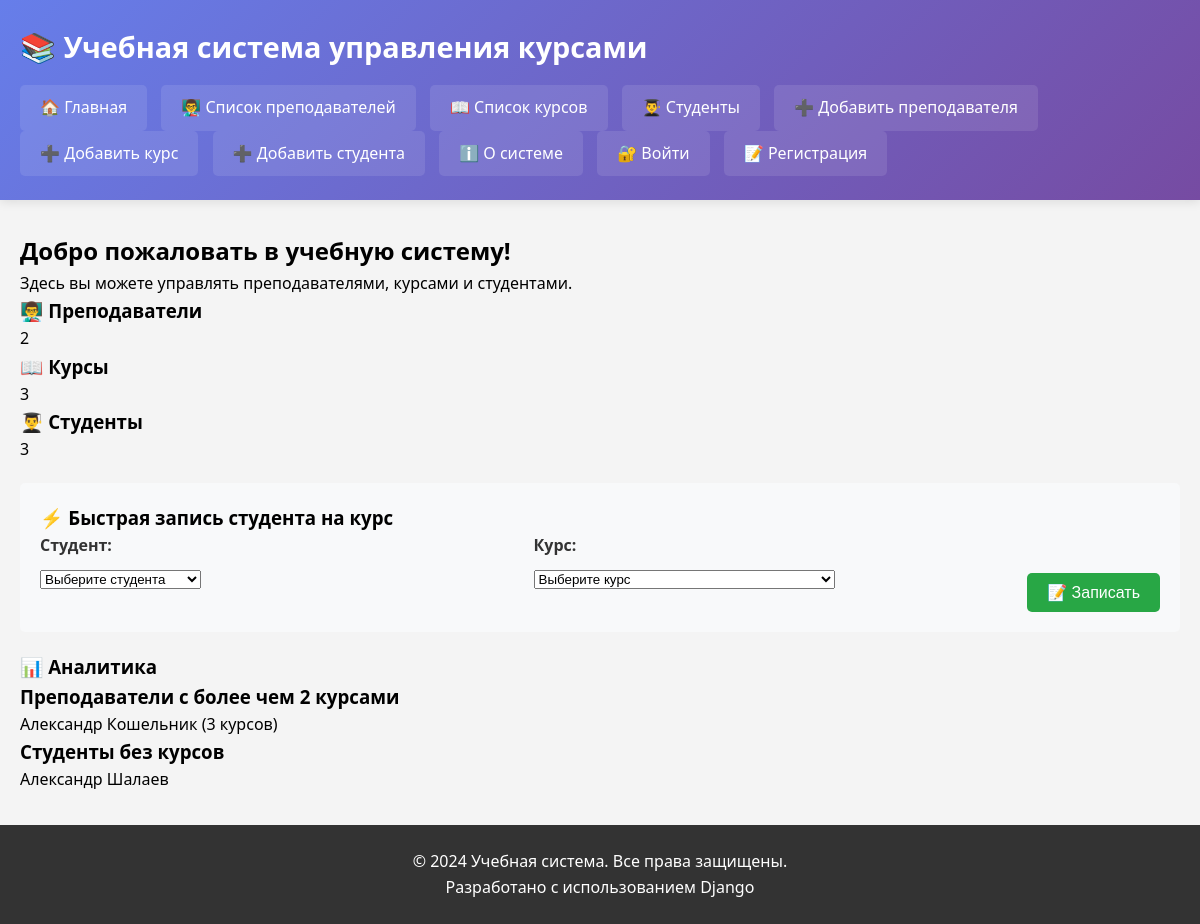
The app's page /, older data.
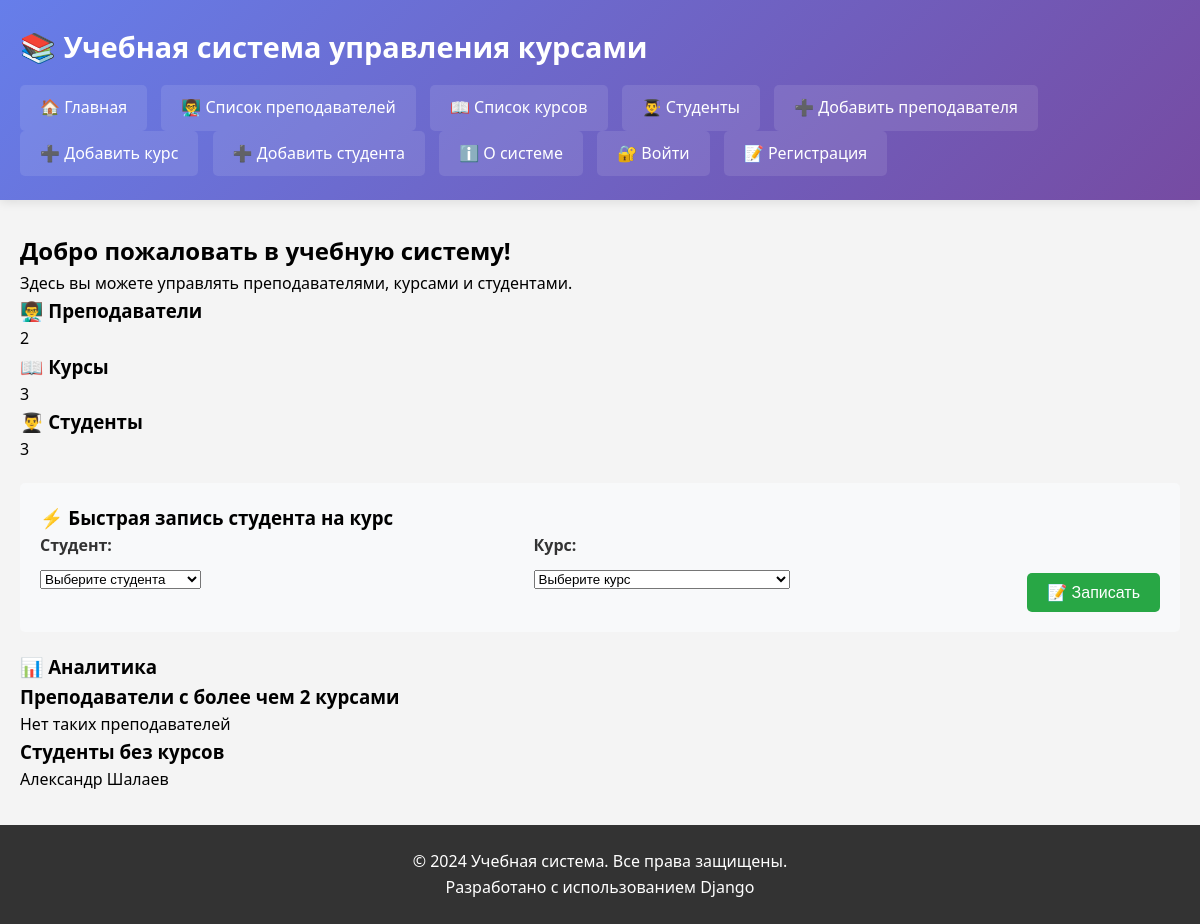
The same page, newer data.
### schedule/models.py (models this page shows, shortened)
class Teacher(models.Model):
    first_name = models.CharField(max_length=100, verbose_name="Имя")
    last_name = models.CharField(max_length=100, verbose_name="Фамилия")
    email = models.EmailField(
        unique=True,
        validators=[validate_email_domain],
        verbose_name="Email"
    )
    phone = models.CharField(
        max_length=20,
        blank=True,
        null=True,
        validators=[validate_phone_number],
        verbose_name="Телефон"
    )
    hire_date = models.DateField(verbose_name="Дата найма")
    login = models.CharField(
        max_length=50,
        unique=True,
        validators=[validate_login],
        verbose_name="Логин"
    )
    password = models.CharField(
        max_length=128,
        validators=[validate_password],
        verbose_name="Пароль"
    )
    rating = models.DecimalField(
        max_digits=3,
        decimal_places=2,
        default=0,
        verbose_name="Рейтинг"
    )
    position = models.CharField(
        max_length=50,
        choices=[
            ('jun', 'Junior'),
            ('mid', 'Middle'),
            ('sen', 'Senior')
        ],
        default='mid',
        verbose_name="Должность"
    )
    work_years = models.PositiveIntegerField(
        default=0,
        verbose_name="Стаж работы (лет)"
    )
    bio = models.TextField(blank=True, verbose_name="Биография")
    education = models.CharField(max_length=255, blank=True, verbose_name="Образование")
    languages = models.CharField(max_length=200, blank=True, verbose_name="Языки")

class Student(models.Model):
    first_name = models.CharField(
        max_length=100,
        verbose_name="Имя"
    )
    last_name = models.CharField(
        max_length=100,
        verbose_name="Фамилия"
    )
    email = models.EmailField(
        unique=True,
        validators=[validate_email_domain],
        verbose_name="Email"
    )
    phone = models.CharField(
        max_length=20,
        blank=True,
        validators=[validate_phone_number],
        verbose_name="Телефон"
    )
    date_of_birth = models.DateField(
        blank=True,
        null=True,
        verbose_name="Дата рождения"
    )
    courses = models.ManyToManyField(
        'Course',
        related_name='students',
        blank=True,
        verbose_name="Курсы"
    )
    login = models.CharField(
        max_length=50,
        unique=True,
        validators=[validate_login],
        verbose_name="Логин"
    )
    password = models.CharField(
        max_length=128,
        validators=[validate_password],
        verbose_name="Пароль"
    )
    student_card = models.CharField(
        max_length=7,
        unique=True,
        blank=True,
        null=True,
        verbose_name="Номер студенческого"
    )
    average_grade = models.DecimalField(
        max_digits=3,
        decimal_places=2,
        default=2.00,
        validators=[MinValueValidator(2.00), MaxValueValidator(5.00)],
        verbose_name="Средний балл"
    )

### schedule/views.py (the view)
# urls.py: path('', views.index, name='index'),
def index(request):
    teachers_count = Teacher.objects.count()
    courses_count = Course.objects.count()
    students_count = Student.objects.count()
    teachers_with_more_than_2_courses = Teacher.objects.annotate(
        course_count=Count('courses')
    ).filter(course_count__gt=2)
    students_without_courses = Student.objects.filter(courses__isnull=True)
    all_students = Student.objects.all()
    all_courses = Course.objects.all()
    context = {
        'teachers_count': teachers_count,
        'courses_count': courses_count,
        'students_count': students_count,
        'teachers_with_more_than_2_courses': teachers_with_more_than_2_courses,
        'students_without_courses': students_without_courses,
        'all_students': all_students,
        'all_courses': all_courses,
    }
    return render(request, 'schedule/index.html', context)

### schedule/templates/schedule/index.html (shortened to what this page needs)
{% extends 'schedule/base.html' %}
{% block content %}
<h2>Добро пожаловать в учебную систему!</h2>
<p>Здесь вы можете управлять преподавателями, курсами и студентами.</p>
<div class="stats">
    <div class="stat-card">
        <h3>👨‍🏫 Преподаватели</h3>
        <div class="stat-number">{{ teachers_count }}</div>
    </div>
    <div class="stat-card">
        <h3>📖 Курсы</h3>
        <div class="stat-number">{{ courses_count }}</div>
    </div>
    <div class="stat-card">
        <h3>👨‍🎓 Студенты</h3>
        <div class="stat-number">{{ students_count }}</div>
    </div>
</div>
<div style="background: #f8f9fa; padding: 20px; border-radius: 5px; margin: 20px 0;">
    <h3>⚡ Быстрая запись студента на курс</h3>
    <form method="post" action="{% url 'schedule:quick_enroll' %}">
        <div style="display: grid; grid-template-columns: 1fr 1fr auto; gap: 10px; align-items: end;">
            <div class="form-group">
                <label for="student_id">Студент:</label>
                <select name="student_id" id="student_id" required>
                    <option value="">Выберите студента</option>
                </select>
            </div>
            <div class="form-group">
                <label for="course_id">Курс:</label>
                <select name="course_id" id="course_id" required>
                    <option value="">Выберите курс</option>
                </select>
            </div>
            <button type="submit" class="btn btn-success">📝 Записать</button>
        </div>
    </form>
</div>
<h3>📊 Аналитика</h3>
<div class="stats">
    <div class="stat-card">
        <h3>Преподаватели с более чем 2 курсами</h3>
        {% for teacher in teachers_with_more_than_2_courses %}
            <p>{{ teacher.first_name }} {{ teacher.last_name }} ({{ teacher.course_count }} курсов)</p>
        {% empty %}
            <p>Нет таких преподавателей</p>
        {% endfor %}
    </div>
    <div class="stat-card">
        <h3>Студенты без курсов</h3>
        {% for student in students_without_courses %}
            <p>{{ student.first_name }} {{ student.last_name }}</p>
        {% empty %}
            <p>Все студенты записаны на курсы</p>
        {% endfor %}
    </div>
</div>
{% endblock %}

Row changes from the older to the newer data that the page shows:
no longer on this page (row edited): Teacher: first_name "Александр", last_name "Кошельник", course_count "3"
Text that changed along with them:
text now shown: "Нет таких преподавателей"
